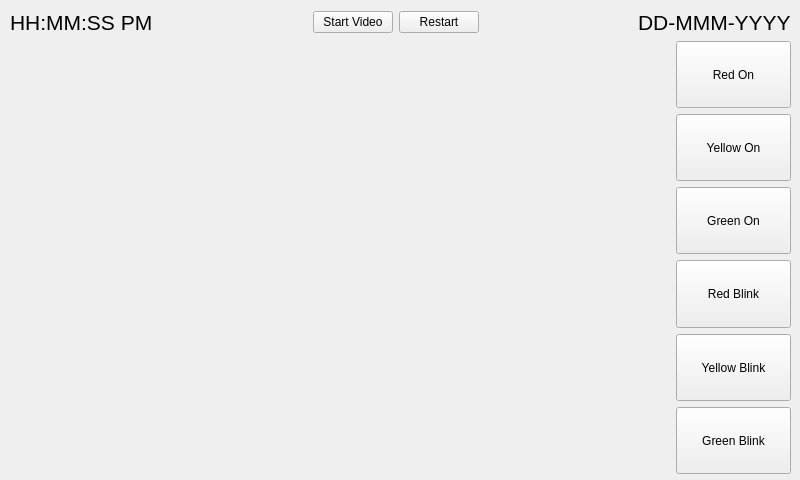
<?xml version="1.0" encoding="UTF-8"?>
<ui version="4.0">
 <class>SimpleVideoGUI</class>
 <widget class="QWidget" name="SimpleVideoGUI">
  <property name="geometry">
   <rect>
    <x>0</x>
    <y>0</y>
    <width>800</width>
    <height>480</height>
   </rect>
  </property>
  <property name="windowTitle">
   <string>Form</string>
  </property>
  <widget class="QWidget" name="layoutWidget">
   <property name="geometry">
    <rect>
     <x>10</x>
     <y>10</y>
     <width>781</width>
     <height>464</height>
    </rect>
   </property>
   <layout class="QGridLayout" name="gridLayout">
    <item row="0" column="0">
     <layout class="QHBoxLayout" name="horizontalLayout">
      <item>
       <widget class="QLabel" name="currTimeLabel">
        <property name="font">
         <font>
          <pointsize>16</pointsize>
         </font>
        </property>
        <property name="text">
         <string>HH:MM:SS PM</string>
        </property>
       </widget>
      </item>
      <item>
       <spacer name="horizontalSpacer_2">
        <property name="orientation">
         <enum>Qt::Horizontal</enum>
        </property>
        <property name="sizeHint" stdset="0">
         <size>
          <width>24</width>
          <height>17</height>
         </size>
        </property>
       </spacer>
      </item>
      <item>
       <widget class="QPushButton" name="startButton">
        <property name="focusPolicy">
         <enum>Qt::NoFocus</enum>
        </property>
        <property name="text">
         <string>Start Video</string>
        </property>
        <property name="autoDefault">
         <bool>false</bool>
        </property>
        <property name="default">
         <bool>false</bool>
        </property>
       </widget>
      </item>
      <item>
       <widget class="QPushButton" name="restartButton">
        <property name="focusPolicy">
         <enum>Qt::NoFocus</enum>
        </property>
        <property name="text">
         <string>Restart</string>
        </property>
       </widget>
      </item>
      <item>
       <spacer name="horizontalSpacer_4">
        <property name="orientation">
         <enum>Qt::Horizontal</enum>
        </property>
        <property name="sizeHint" stdset="0">
         <size>
          <width>40</width>
          <height>20</height>
         </size>
        </property>
       </spacer>
      </item>
      <item>
       <widget class="QLabel" name="currDateLabel">
        <property name="font">
         <font>
          <pointsize>16</pointsize>
         </font>
        </property>
        <property name="text">
         <string>DD-MMM-YYYY</string>
        </property>
       </widget>
      </item>
     </layout>
    </item>
    <item row="1" column="0">
     <layout class="QHBoxLayout" name="horizontalLayout_2">
      <item>
       <spacer name="verticalSpacer">
        <property name="orientation">
         <enum>Qt::Vertical</enum>
        </property>
        <property name="sizeHint" stdset="0">
         <size>
          <width>20</width>
          <height>40</height>
         </size>
        </property>
       </spacer>
      </item>
      <item>
       <widget class="QWidget" name="VidFrame" native="true">
        <property name="minimumSize">
         <size>
          <width>640</width>
          <height>360</height>
         </size>
        </property>
        <property name="styleSheet">
         <string notr="true">border-style: solid;
border-width: 2px;
border-radius: 10px;
border-color: rgb(240, 240, 240)</string>
        </property>
       </widget>
      </item>
      <item>
       <layout class="QVBoxLayout" name="verticalLayout">
        <item>
         <widget class="QPushButton" name="redLightButton">
          <property name="sizePolicy">
           <sizepolicy hsizetype="Preferred" vsizetype="Preferred">
            <horstretch>0</horstretch>
            <verstretch>0</verstretch>
           </sizepolicy>
          </property>
          <property name="focusPolicy">
           <enum>Qt::NoFocus</enum>
          </property>
          <property name="text">
           <string>Red On</string>
          </property>
         </widget>
        </item>
        <item>
         <widget class="QPushButton" name="yellowLightButton">
          <property name="sizePolicy">
           <sizepolicy hsizetype="Preferred" vsizetype="Preferred">
            <horstretch>0</horstretch>
            <verstretch>0</verstretch>
           </sizepolicy>
          </property>
          <property name="focusPolicy">
           <enum>Qt::NoFocus</enum>
          </property>
          <property name="text">
           <string>Yellow On</string>
          </property>
         </widget>
        </item>
        <item>
         <widget class="QPushButton" name="greenLightButton">
          <property name="sizePolicy">
           <sizepolicy hsizetype="Preferred" vsizetype="Preferred">
            <horstretch>0</horstretch>
            <verstretch>0</verstretch>
           </sizepolicy>
          </property>
          <property name="focusPolicy">
           <enum>Qt::NoFocus</enum>
          </property>
          <property name="text">
           <string>Green On</string>
          </property>
         </widget>
        </item>
        <item>
         <widget class="QPushButton" name="redBlinkButton">
          <property name="sizePolicy">
           <sizepolicy hsizetype="Preferred" vsizetype="Preferred">
            <horstretch>0</horstretch>
            <verstretch>0</verstretch>
           </sizepolicy>
          </property>
          <property name="focusPolicy">
           <enum>Qt::NoFocus</enum>
          </property>
          <property name="text">
           <string>Red Blink</string>
          </property>
         </widget>
        </item>
        <item>
         <widget class="QPushButton" name="yellowBlinkButton">
          <property name="sizePolicy">
           <sizepolicy hsizetype="Preferred" vsizetype="Preferred">
            <horstretch>0</horstretch>
            <verstretch>0</verstretch>
           </sizepolicy>
          </property>
          <property name="focusPolicy">
           <enum>Qt::NoFocus</enum>
          </property>
          <property name="text">
           <string>Yellow Blink</string>
          </property>
         </widget>
        </item>
        <item>
         <widget class="QPushButton" name="greenBlinkButton">
          <property name="sizePolicy">
           <sizepolicy hsizetype="Preferred" vsizetype="Preferred">
            <horstretch>0</horstretch>
            <verstretch>0</verstretch>
           </sizepolicy>
          </property>
          <property name="focusPolicy">
           <enum>Qt::NoFocus</enum>
          </property>
          <property name="text">
           <string>Green Blink</string>
          </property>
         </widget>
        </item>
       </layout>
      </item>
     </layout>
    </item>
   </layout>
  </widget>
 </widget>
 <resources/>
 <connections/>
</ui>
